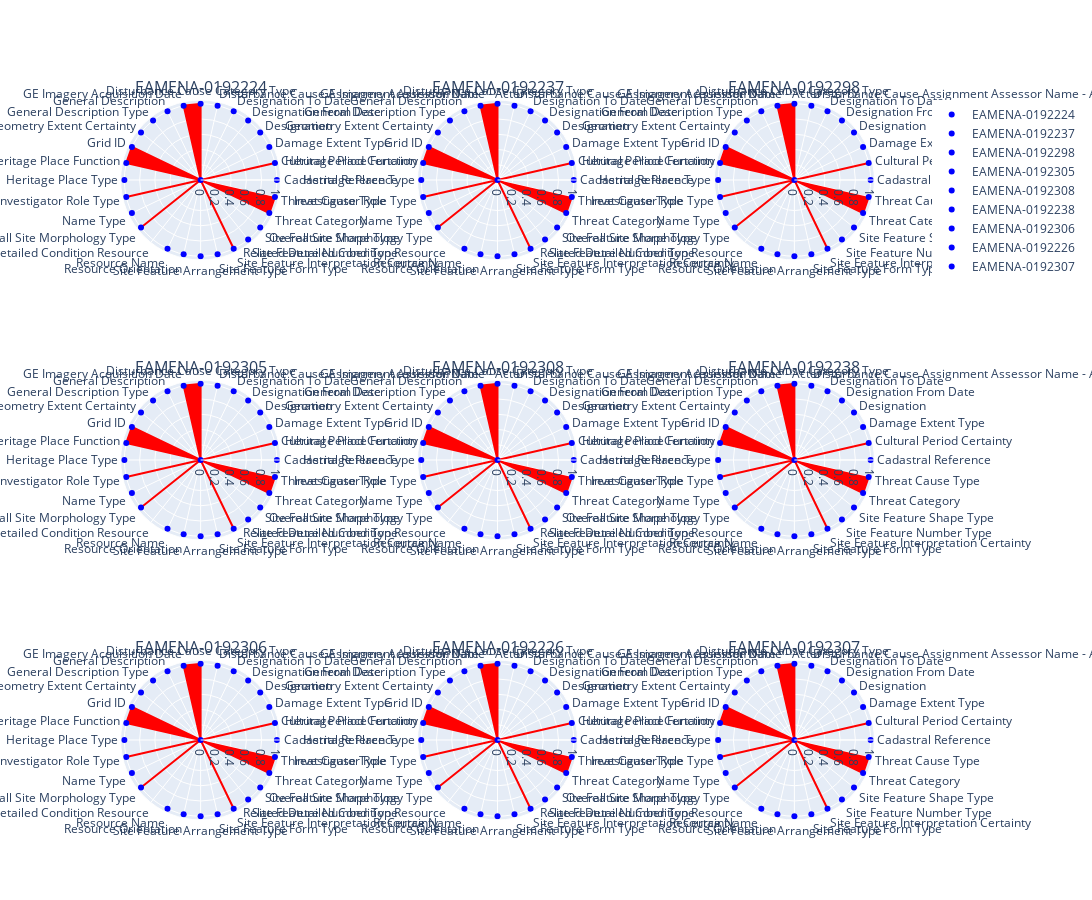

Notebook code for this chart:
### Markdown cell above
Show spider diagram with number of fields recorded. If `level3` has been selected, the spider plot will also plot the ERMS.

### Code cell
ncol = 3
nrow = math.ceil(len(dict_hps.keys()) / ncol)

# fig = make_subplots(rows=nrow, cols=ncol)
fig = make_subplots(rows=nrow, cols=ncol, specs=[[{'type': 'polar'}]*ncol]*nrow, subplot_titles=tuple(dict_hps.keys()))
# fig = make_subplots(rows=nrow, cols=ncol, specs=[[{'type': 'polar'}]*nrow]*ncol)
# fig = make_subplots(rows=nrow, cols=ncol, start_cell="top-left")
colors = {'recorded': 'blue', 'Enhanced record minimum standard': 'red'}

current_column = 1
current_row = 1
# dict_hps.keys()
for a_hp in dict_hps.keys():
	df = dict_hps[a_hp]
	if verbose:
		print(a_hp)
		print(str(current_row) + " " + str(current_column))
	if mylevel == 'level3':
		fig.add_trace(go.Scatterpolar(
			name =  "  erms",
			r = df_erms['value'],
			theta = df_erms['field'],
			# mode = 'markers',
			# marker=dict(color = melted_df_color),
			# marker_color = "red",
			fill='toself',
			fillcolor='red',
			line_color='red',
			hovertemplate="<br>".join([
			"value: %{r}",
			"field: %{theta}"]),
			showlegend=False), 
			current_row, current_column)		
		fig.add_trace(go.Scatterpolar(
			name = a_hp,
			r = df['recorded'],
			theta = df['field'],
			mode = 'markers',
			# marker=dict(color = melted_df_color),
			marker_color = "blue",
			hovertemplate="<br>".join([
			"value: %{r}",
			"field: %{theta}"])
			), 
			current_row, current_column)
	else:
		fig.add_trace(go.Scatterpolar(
			name = a_hp,
			r = df['recorded'],
			theta = df['field'],
			mode = 'markers',
			marker_color = "blue",
			hovertemplate="<br>".join([
			"value: %{r}",
			"field: %{theta}"]),
			showlegend=False), 
			current_row, current_column)
	current_column = current_column + 1
	# end of line..
	if current_column > ncol:
		current_row = current_row + 1
		current_column = 1
fig.update_layout(
    autosize=False,
    width=ncol*700,
    height=nrow*300,
)
fig.show()

### Figure 1 — Plotly figure (JSON) as saved in the notebook; plotly's stock layout.template omitted (floating-point values rounded to 4 significant figures)
{"data": [{"fill": "toself", "fillcolor": "red", "hovertemplate": "value: %{r}<br>field: %{theta}", "line": {"color": "red"}, "name": "  erms", "r": [0, 1, 0, 0, 0, 0, 0, 1, 1, 0, 0, 0, 1, 1, 0, 1, 0, 1, 0, 0, 0, 0, 0, 1, 0, 0, 1, 1], "showlegend": false, "subplot": "polar", "theta": ["Cadastral Reference", "Cultural Period Certainty", "Damage Extent Type", "Designation", "Designation From Date", "Designation To Date", "Disturbance Cause Assignment Assessor Name - Actor", "Disturbance Cause Category Type", "GE Imagery Acquisition Date", "General Description", "General Description Type", "Geometry Extent Certainty", "Grid ID", "Heritage Place Function", "Heritage Place Type", "Investigator Role Type", "Name Type", "Overall Site Morphology Type", "Related Detailed Condition Resource", "Resource Name", "Resource Orientation", "Site Feature Arrangement Type", "Site Feature Form Type", "Site Feature Interpretation Certainty", "Site Feature Number Type", "Site Feature Shape Type", "Threat Category", "Threat Cause Type"], "type": "scatterpolar"}, {"hovertemplate": "value: %{r}<br>field: %{theta}", "marker": {"color": "blue"}, "mode": "markers", "name": "EAMENA-0192224", "r": [1, 1, 1, 1, 1, 1, 1, 1, 1, 1, 1, 1, 1, 1, 1, 1, 1, 1, 1, 1, 1, 1, 1, 1, 1, 1, 1, 0], "subplot": "polar", "theta": ["Investigator Role Type", "GE Imagery Acquisition Date", "Resource Name", "Name Type", "Heritage Place Type", "General Description Type", "General Description", "Heritage Place Function", "Designation", "Designation From Date", "Designation To Date", "Geometry Extent Certainty", "Grid ID", "Cadastral Reference", "Resource Orientation", "Overall Site Morphology Type", "Cultural Period Certainty", "Site Feature Form Type", "Site Feature Shape Type", "Site Feature Arrangement Type", "Site Feature Number Type", "Site Feature Interpretation Certainty", "Damage Extent Type", "Disturbance Cause Category Type", "Disturbance Cause Assignment Assessor Name - Actor", "Threat Category", "Threat Cause Type", "Related Detailed Condition Resource"], "type": "scatterpolar"}, {"fill": "toself", "fillcolor": "red", "hovertemplate": "value: %{r}<br>field: %{theta}", "line": {"color": "red"}, "name": "  erms", "r": [0, 1, 0, 0, 0, 0, 0, 1, 1, 0, 0, 0, 1, 1, 0, 1, 0, 1, 0, 0, 0, 0, 0, 1, 0, 0, 1, 1], "showlegend": false, "subplot": "polar2", "theta": ["Cadastral Reference", "Cultural Period Certainty", "Damage Extent Type", "Designation", "Designation From Date", "Designation To Date", "Disturbance Cause Assignment Assessor Name - Actor", "Disturbance Cause Category Type", "GE Imagery Acquisition Date", "General Description", "General Description Type", "Geometry Extent Certainty", "Grid ID", "Heritage Place Function", "Heritage Place Type", "Investigator Role Type", "Name Type", "Overall Site Morphology Type", "Related Detailed Condition Resource", "Resource Name", "Resource Orientation", "Site Feature Arrangement Type", "Site Feature Form Type", "Site Feature Interpretation Certainty", "Site Feature Number Type", "Site Feature Shape Type", "Threat Category", "Threat Cause Type"], "type": "scatterpolar"}, {"hovertemplate": "value: %{r}<br>field: %{theta}", "marker": {"color": "blue"}, "mode": "markers", "name": "EAMENA-0192237", "r": [1, 1, 1, 1, 1, 1, 1, 1, 1, 1, 1, 1, 1, 1, 1, 1, 1, 1, 1, 1, 1, 1, 1, 1, 1, 1, 1, 0], "subplot": "polar2", "theta": ["Investigator Role Type", "GE Imagery Acquisition Date", "Resource Name", "Name Type", "Heritage Place Type", "General Description Type", "General Description", "Heritage Place Function", "Designation", "Designation From Date", "Designation To Date", "Geometry Extent Certainty", "Grid ID", "Cadastral Reference", "Resource Orientation", "Overall Site Morphology Type", "Cultural Period Certainty", "Site Feature Form Type", "Site Feature Shape Type", "Site Feature Arrangement Type", "Site Feature Number Type", "Site Feature Interpretation Certainty", "Damage Extent Type", "Disturbance Cause Category Type", "Disturbance Cause Assignment Assessor Name - Actor", "Threat Category", "Threat Cause Type", "Related Detailed Condition Resource"], "type": "scatterpolar"}, {"fill": "toself", "fillcolor": "red", "hovertemplate": "value: %{r}<br>field: %{theta}", "line": {"color": "red"}, "name": "  erms", "r": [0, 1, 0, 0, 0, 0, 0, 1, 1, 0, 0, 0, 1, 1, 0, 1, 0, 1, 0, 0, 0, 0, 0, 1, 0, 0, 1, 1], "showlegend": false, "subplot": "polar3", "theta": ["Cadastral Reference", "Cultural Period Certainty", "Damage Extent Type", "Designation", "Designation From Date", "Designation To Date", "Disturbance Cause Assignment Assessor Name - Actor", "Disturbance Cause Category Type", "GE Imagery Acquisition Date", "General Description", "General Description Type", "Geometry Extent Certainty", "Grid ID", "Heritage Place Function", "Heritage Place Type", "Investigator Role Type", "Name Type", "Overall Site Morphology Type", "Related Detailed Condition Resource", "Resource Name", "Resource Orientation", "Site Feature Arrangement Type", "Site Feature Form Type", "Site Feature Interpretation Certainty", "Site Feature Number Type", "Site Feature Shape Type", "Threat Category", "Threat Cause Type"], "type": "scatterpolar"}, {"hovertemplate": "value: %{r}<br>field: %{theta}", "marker": {"color": "blue"}, "mode": "markers", "name": "EAMENA-0192298", "r": [1, 1, 1, 1, 1, 1, 1, 1, 1, 1, 1, 1, 1, 1, 1, 1, 1, 1, 1, 1, 1, 1, 1, 1, 1, 1, 1, 0], "subplot": "polar3", "theta": ["Investigator Role Type", "GE Imagery Acquisition Date", "Resource Name", "Name Type", "Heritage Place Type", "General Description Type", "General Description", "Heritage Place Function", "Designation", "Designation From Date", "Designation To Date", "Geometry Extent Certainty", "Grid ID", "Cadastral Reference", "Resource Orientation", "Overall Site Morphology Type", "Cultural Period Certainty", "Site Feature Form Type", "Site Feature Shape Type", "Site Feature Arrangement Type", "Site Feature Number Type", "Site Feature Interpretation Certainty", "Damage Extent Type", "Disturbance Cause Category Type", "Disturbance Cause Assignment Assessor Name - Actor", "Threat Category", "Threat Cause Type", "Related Detailed Condition Resource"], "type": "scatterpolar"}, {"fill": "toself", "fillcolor": "red", "hovertemplate": "value: %{r}<br>field: %{theta}", "line": {"color": "red"}, "name": "  erms", "r": [0, 1, 0, 0, 0, 0, 0, 1, 1, 0, 0, 0, 1, 1, 0, 1, 0, 1, 0, 0, 0, 0, 0, 1, 0, 0, 1, 1], "showlegend": false, "subplot": "polar4", "theta": ["Cadastral Reference", "Cultural Period Certainty", "Damage Extent Type", "Designation", "Designation From Date", "Designation To Date", "Disturbance Cause Assignment Assessor Name - Actor", "Disturbance Cause Category Type", "GE Imagery Acquisition Date", "General Description", "General Description Type", "Geometry Extent Certainty", "Grid ID", "Heritage Place Function", "Heritage Place Type", "Investigator Role Type", "Name Type", "Overall Site Morphology Type", "Related Detailed Condition Resource", "Resource Name", "Resource Orientation", "Site Feature Arrangement Type", "Site Feature Form Type", "Site Feature Interpretation Certainty", "Site Feature Number Type", "Site Feature Shape Type", "Threat Category", "Threat Cause Type"], "type": "scatterpolar"}, {"hovertemplate": "value: %{r}<br>field: %{theta}", "marker": {"color": "blue"}, "mode": "markers", "name": "EAMENA-0192305", "r": [1, 1, 1, 1, 1, 1, 1, 1, 1, 1, 1, 1, 1, 1, 1, 1, 1, 1, 1, 1, 1, 1, 1, 1, 1, 1, 1, 0], "subplot": "polar4", "theta": ["Investigator Role Type", "GE Imagery Acquisition Date", "Resource Name", "Name Type", "Heritage Place Type", "General Description Type", "General Description", "Heritage Place Function", "Designation", "Designation From Date", "Designation To Date", "Geometry Extent Certainty", "Grid ID", "Cadastral Reference", "Resource Orientation", "Overall Site Morphology Type", "Cultural Period Certainty", "Site Feature Form Type", "Site Feature Shape Type", "Site Feature Arrangement Type", "Site Feature Number Type", "Site Feature Interpretation Certainty", "Damage Extent Type", "Disturbance Cause Category Type", "Disturbance Cause Assignment Assessor Name - Actor", "Threat Category", "Threat Cause Type", "Related Detailed Condition Resource"], "type": "scatterpolar"}, {"fill": "toself", "fillcolor": "red", "hovertemplate": "value: %{r}<br>field: %{theta}", "line": {"color": "red"}, "name": "  erms", "r": [0, 1, 0, 0, 0, 0, 0, 1, 1, 0, 0, 0, 1, 1, 0, 1, 0, 1, 0, 0, 0, 0, 0, 1, 0, 0, 1, 1], "showlegend": false, "subplot": "polar5", "theta": ["Cadastral Reference", "Cultural Period Certainty", "Damage Extent Type", "Designation", "Designation From Date", "Designation To Date", "Disturbance Cause Assignment Assessor Name - Actor", "Disturbance Cause Category Type", "GE Imagery Acquisition Date", "General Description", "General Description Type", "Geometry Extent Certainty", "Grid ID", "Heritage Place Function", "Heritage Place Type", "Investigator Role Type", "Name Type", "Overall Site Morphology Type", "Related Detailed Condition Resource", "Resource Name", "Resource Orientation", "Site Feature Arrangement Type", "Site Feature Form Type", "Site Feature Interpretation Certainty", "Site Feature Number Type", "Site Feature Shape Type", "Threat Category", "Threat Cause Type"], "type": "scatterpolar"}, {"hovertemplate": "value: %{r}<br>field: %{theta}", "marker": {"color": "blue"}, "mode": "markers", "name": "EAMENA-0192308", "r": [1, 1, 1, 1, 1, 1, 1, 1, 1, 1, 1, 1, 1, 1, 1, 1, 1, 1, 1, 1, 1, 1, 1, 1, 1, 1, 1, 0], "subplot": "polar5", "theta": ["Investigator Role Type", "GE Imagery Acquisition Date", "Resource Name", "Name Type", "Heritage Place Type", "General Description Type", "General Description", "Heritage Place Function", "Designation", "Designation From Date", "Designation To Date", "Geometry Extent Certainty", "Grid ID", "Cadastral Reference", "Resource Orientation", "Overall Site Morphology Type", "Cultural Period Certainty", "Site Feature Form Type", "Site Feature Shape Type", "Site Feature Arrangement Type", "Site Feature Number Type", "Site Feature Interpretation Certainty", "Damage Extent Type", "Disturbance Cause Category Type", "Disturbance Cause Assignment Assessor Name - Actor", "Threat Category", "Threat Cause Type", "Related Detailed Condition Resource"], "type": "scatterpolar"}, {"fill": "toself", "fillcolor": "red", "hovertemplate": "value: %{r}<br>field: %{theta}", "line": {"color": "red"}, "name": "  erms", "r": [0, 1, 0, 0, 0, 0, 0, 1, 1, 0, 0, 0, 1, 1, 0, 1, 0, 1, 0, 0, 0, 0, 0, 1, 0, 0, 1, 1], "showlegend": false, "subplot": "polar6", "theta": ["Cadastral Reference", "Cultural Period Certainty", "Damage Extent Type", "Designation", "Designation From Date", "Designation To Date", "Disturbance Cause Assignment Assessor Name - Actor", "Disturbance Cause Category Type", "GE Imagery Acquisition Date", "General Description", "General Description Type", "Geometry Extent Certainty", "Grid ID", "Heritage Place Function", "Heritage Place Type", "Investigator Role Type", "Name Type", "Overall Site Morphology Type", "Related Detailed Condition Resource", "Resource Name", "Resource Orientation", "Site Feature Arrangement Type", "Site Feature Form Type", "Site Feature Interpretation Certainty", "Site Feature Number Type", "Site Feature Shape Type", "Threat Category", "Threat Cause Type"], "type": "scatterpolar"}, {"hovertemplate": "value: %{r}<br>field: %{theta}", "marker": {"color": "blue"}, "mode": "markers", "name": "EAMENA-0192238", "r": [1, 1, 1, 1, 1, 1, 1, 1, 1, 1, 1, 1, 1, 1, 1, 1, 1, 1, 1, 1, 1, 1, 1, 1, 1, 1, 1, 0], "subplot": "polar6", "theta": ["Investigator Role Type", "GE Imagery Acquisition Date", "Resource Name", "Name Type", "Heritage Place Type", "General Description Type", "General Description", "Heritage Place Function", "Designation", "Designation From Date", "Designation To Date", "Geometry Extent Certainty", "Grid ID", "Cadastral Reference", "Resource Orientation", "Overall Site Morphology Type", "Cultural Period Certainty", "Site Feature Form Type", "Site Feature Shape Type", "Site Feature Arrangement Type", "Site Feature Number Type", "Site Feature Interpretation Certainty", "Damage Extent Type", "Disturbance Cause Category Type", "Disturbance Cause Assignment Assessor Name - Actor", "Threat Category", "Threat Cause Type", "Related Detailed Condition Resource"], "type": "scatterpolar"}, {"fill": "toself", "fillcolor": "red", "hovertemplate": "value: %{r}<br>field: %{theta}", "line": {"color": "red"}, "name": "  erms", "r": [0, 1, 0, 0, 0, 0, 0, 1, 1, 0, 0, 0, 1, 1, 0, 1, 0, 1, 0, 0, 0, 0, 0, 1, 0, 0, 1, 1], "showlegend": false, "subplot": "polar7", "theta": ["Cadastral Reference", "Cultural Period Certainty", "Damage Extent Type", "Designation", "Designation From Date", "Designation To Date", "Disturbance Cause Assignment Assessor Name - Actor", "Disturbance Cause Category Type", "GE Imagery Acquisition Date", "General Description", "General Description Type", "Geometry Extent Certainty", "Grid ID", "Heritage Place Function", "Heritage Place Type", "Investigator Role Type", "Name Type", "Overall Site Morphology Type", "Related Detailed Condition Resource", "Resource Name", "Resource Orientation", "Site Feature Arrangement Type", "Site Feature Form Type", "Site Feature Interpretation Certainty", "Site Feature Number Type", "Site Feature Shape Type", "Threat Category", "Threat Cause Type"], "type": "scatterpolar"}, {"hovertemplate": "value: %{r}<br>field: %{theta}", "marker": {"color": "blue"}, "mode": "markers", "name": "EAMENA-0192306", "r": [1, 1, 1, 1, 1, 1, 1, 1, 1, 1, 1, 1, 1, 1, 1, 1, 1, 1, 1, 1, 1, 1, 1, 1, 1, 1, 1, 0], "subplot": "polar7", "theta": ["Investigator Role Type", "GE Imagery Acquisition Date", "Resource Name", "Name Type", "Heritage Place Type", "General Description Type", "General Description", "Heritage Place Function", "Designation", "Designation From Date", "Designation To Date", "Geometry Extent Certainty", "Grid ID", "Cadastral Reference", "Resource Orientation", "Overall Site Morphology Type", "Cultural Period Certainty", "Site Feature Form Type", "Site Feature Shape Type", "Site Feature Arrangement Type", "Site Feature Number Type", "Site Feature Interpretation Certainty", "Damage Extent Type", "Disturbance Cause Category Type", "Disturbance Cause Assignment Assessor Name - Actor", "Threat Category", "Threat Cause Type", "Related Detailed Condition Resource"], "type": "scatterpolar"}, {"fill": "toself", "fillcolor": "red", "hovertemplate": "value: %{r}<br>field: %{theta}", "line": {"color": "red"}, "name": "  erms", "r": [0, 1, 0, 0, 0, 0, 0, 1, 1, 0, 0, 0, 1, 1, 0, 1, 0, 1, 0, 0, 0, 0, 0, 1, 0, 0, 1, 1], "showlegend": false, "subplot": "polar8", "theta": ["Cadastral Reference", "Cultural Period Certainty", "Damage Extent Type", "Designation", "Designation From Date", "Designation To Date", "Disturbance Cause Assignment Assessor Name - Actor", "Disturbance Cause Category Type", "GE Imagery Acquisition Date", "General Description", "General Description Type", "Geometry Extent Certainty", "Grid ID", "Heritage Place Function", "Heritage Place Type", "Investigator Role Type", "Name Type", "Overall Site Morphology Type", "Related Detailed Condition Resource", "Resource Name", "Resource Orientation", "Site Feature Arrangement Type", "Site Feature Form Type", "Site Feature Interpretation Certainty", "Site Feature Number Type", "Site Feature Shape Type", "Threat Category", "Threat Cause Type"], "type": "scatterpolar"}, {"hovertemplate": "value: %{r}<br>field: %{theta}", "marker": {"color": "blue"}, "mode": "markers", "name": "EAMENA-0192226", "r": [1, 1, 1, 1, 1, 1, 1, 1, 1, 1, 1, 1, 1, 1, 1, 1, 1, 1, 1, 1, 1, 1, 1, 1, 1, 1, 1, 0], "subplot": "polar8", "theta": ["Investigator Role Type", "GE Imagery Acquisition Date", "Resource Name", "Name Type", "Heritage Place Type", "General Description Type", "General Description", "Heritage Place Function", "Designation", "Designation From Date", "Designation To Date", "Geometry Extent Certainty", "Grid ID", "Cadastral Reference", "Resource Orientation", "Overall Site Morphology Type", "Cultural Period Certainty", "Site Feature Form Type", "Site Feature Shape Type", "Site Feature Arrangement Type", "Site Feature Number Type", "Site Feature Interpretation Certainty", "Damage Extent Type", "Disturbance Cause Category Type", "Disturbance Cause Assignment Assessor Name - Actor", "Threat Category", "Threat Cause Type", "Related Detailed Condition Resource"], "type": "scatterpolar"}, {"fill": "toself", "fillcolor": "red", "hovertemplate": "value: %{r}<br>field: %{theta}", "line": {"color": "red"}, "name": "  erms", "r": [0, 1, 0, 0, 0, 0, 0, 1, 1, 0, 0, 0, 1, 1, 0, 1, 0, 1, 0, 0, 0, 0, 0, 1, 0, 0, 1, 1], "showlegend": false, "subplot": "polar9", "theta": ["Cadastral Reference", "Cultural Period Certainty", "Damage Extent Type", "Designation", "Designation From Date", "Designation To Date", "Disturbance Cause Assignment Assessor Name - Actor", "Disturbance Cause Category Type", "GE Imagery Acquisition Date", "General Description", "General Description Type", "Geometry Extent Certainty", "Grid ID", "Heritage Place Function", "Heritage Place Type", "Investigator Role Type", "Name Type", "Overall Site Morphology Type", "Related Detailed Condition Resource", "Resource Name", "Resource Orientation", "Site Feature Arrangement Type", "Site Feature Form Type", "Site Feature Interpretation Certainty", "Site Feature Number Type", "Site Feature Shape Type", "Threat Category", "Threat Cause Type"], "type": "scatterpolar"}, {"hovertemplate": "value: %{r}<br>field: %{theta}", "marker": {"color": "blue"}, "mode": "markers", "name": "EAMENA-0192307", "r": [1, 1, 1, 1, 1, 1, 1, 1, 1, 1, 1, 1, 1, 1, 1, 1, 1, 1, 1, 1, 1, 1, 1, 1, 1, 1, 1, 0], "subplot": "polar9", "theta": ["Investigator Role Type", "GE Imagery Acquisition Date", "Resource Name", "Name Type", "Heritage Place Type", "General Description Type", "General Description", "Heritage Place Function", "Designation", "Designation From Date", "Designation To Date", "Geometry Extent Certainty", "Grid ID", "Cadastral Reference", "Resource Orientation", "Overall Site Morphology Type", "Cultural Period Certainty", "Site Feature Form Type", "Site Feature Shape Type", "Site Feature Arrangement Type", "Site Feature Number Type", "Site Feature Interpretation Certainty", "Damage Extent Type", "Disturbance Cause Category Type", "Disturbance Cause Assignment Assessor Name - Actor", "Threat Category", "Threat Cause Type", "Related Detailed Condition Resource"], "type": "scatterpolar"}], "layout": {"annotations": [{"font": {"size": 16}, "showarrow": false, "text": "EAMENA-0192224", "x": 0.1444, "xanchor": "center", "xref": "paper", "y": 1, "yanchor": "bottom", "yref": "paper"}, {"font": {"size": 16}, "showarrow": false, "text": "EAMENA-0192237", "x": 0.5, "xanchor": "center", "xref": "paper", "y": 1, "yanchor": "bottom", "yref": "paper"}, {"font": {"size": 16}, "showarrow": false, "text": "EAMENA-0192298", "x": 0.8556, "xanchor": "center", "xref": "paper", "y": 1, "yanchor": "bottom", "yref": "paper"}, {"font": {"size": 16}, "showarrow": false, "text": "EAMENA-0192305", "x": 0.1444, "xanchor": "center", "xref": "paper", "y": 0.6111, "yanchor": "bottom", "yref": "paper"}, {"font": {"size": 16}, "showarrow": false, "text": "EAMENA-0192308", "x": 0.5, "xanchor": "center", "xref": "paper", "y": 0.6111, "yanchor": "bottom", "yref": "paper"}, {"font": {"size": 16}, "showarrow": false, "text": "EAMENA-0192238", "x": 0.8556, "xanchor": "center", "xref": "paper", "y": 0.6111, "yanchor": "bottom", "yref": "paper"}, {"font": {"size": 16}, "showarrow": false, "text": "EAMENA-0192306", "x": 0.1444, "xanchor": "center", "xref": "paper", "y": 0.2222, "yanchor": "bottom", "yref": "paper"}, {"font": {"size": 16}, "showarrow": false, "text": "EAMENA-0192226", "x": 0.5, "xanchor": "center", "xref": "paper", "y": 0.2222, "yanchor": "bottom", "yref": "paper"}, {"font": {"size": 16}, "showarrow": false, "text": "EAMENA-0192307", "x": 0.8556, "xanchor": "center", "xref": "paper", "y": 0.2222, "yanchor": "bottom", "yref": "paper"}], "autosize": false, "height": 900, "polar": {"domain": {"x": [0, 0.2889], "y": [0.7778, 1]}}, "polar2": {"domain": {"x": [0.3556, 0.6444], "y": [0.7778, 1]}}, "polar3": {"domain": {"x": [0.7111, 1], "y": [0.7778, 1]}}, "polar4": {"domain": {"x": [0, 0.2889], "y": [0.3889, 0.6111]}}, "polar5": {"domain": {"x": [0.3556, 0.6444], "y": [0.3889, 0.6111]}}, "polar6": {"domain": {"x": [0.7111, 1], "y": [0.3889, 0.6111]}}, "polar7": {"domain": {"x": [0, 0.2889], "y": [0, 0.2222]}}, "polar8": {"domain": {"x": [0.3556, 0.6444], "y": [0, 0.2222]}}, "polar9": {"domain": {"x": [0.7111, 1], "y": [0, 0.2222]}}, "width": 2100}}
